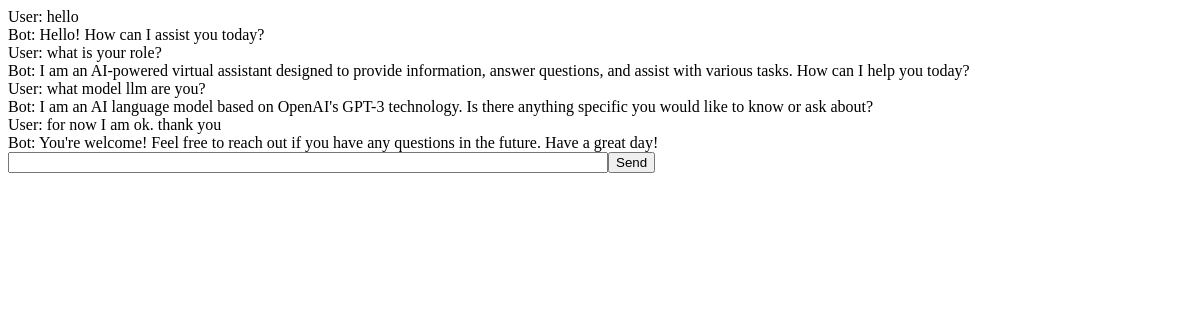
/chat/, run on an earlier commit of the app's database.
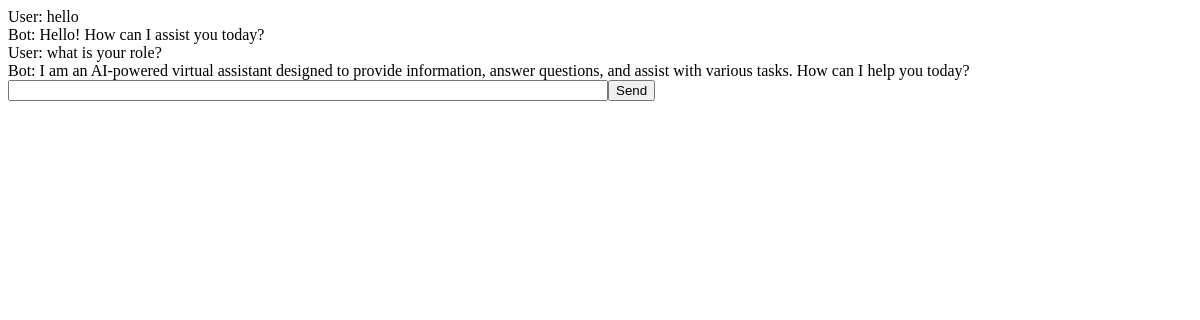
And on a later commit of the database.
### chatbot/models.py (models this page shows, shortened)
class Message(models.Model):
    user_message = models.TextField()
    bot_message = models.TextField()
    timestamp = models.DateTimeField(auto_now_add=True)
    aichat = models.ForeignKey(
        AIChat,
        on_delete=models.CASCADE,
        null=False  # Allow null values
    )
    chat_user = models.ForeignKey(
        settings.AUTH_USER_MODEL,
        on_delete=models.CASCADE,
        null=False  # Ensure every message is linked to a user
    )

### chatbot/views.py (the view, shortened to what this page needs)
# urls.py: path('', views.chat_view, name='chat_view'),
def chat_view(request):
    messages = Message.objects.all()
    return render(request, 'chatbot/chat.html', {'messages': messages})

### templates/chatbot/chat.html (shortened to what this page needs)
{% load static %}
<!DOCTYPE html>
<html lang="en">
<head>
</head>
<body>
<div id="container">
    <div id="chatbox">
        {% for message in messages %}
        <div>User: {{ message.user_message }}</div>
        <div>Bot: {{ message.bot_message }}</div>
        {% endfor %}
    </div>
    <form hx-post="{% url 'chatbot:chat_view' %}" hx-target="#container" hx-swap="innerHTML" >
        <div class="input-fields">
            <input type="text" name="user_message">
            <button type="submit">
                Send
            </button>
        </div>
    </form>
</div>
</body>
</html>

What changed in the data, as far as the page shows it:
removed Message: user_message "what model llm are you?", bot_message "I am an AI language model based on OpenAI's GPT-3 technology. Is there anything specific you would like to know or ask about?"
removed Message: user_message "for now I am ok. thank you", bot_message "You're welcome! Feel free to reach out if you have any questions in the future. Have a great day!"
